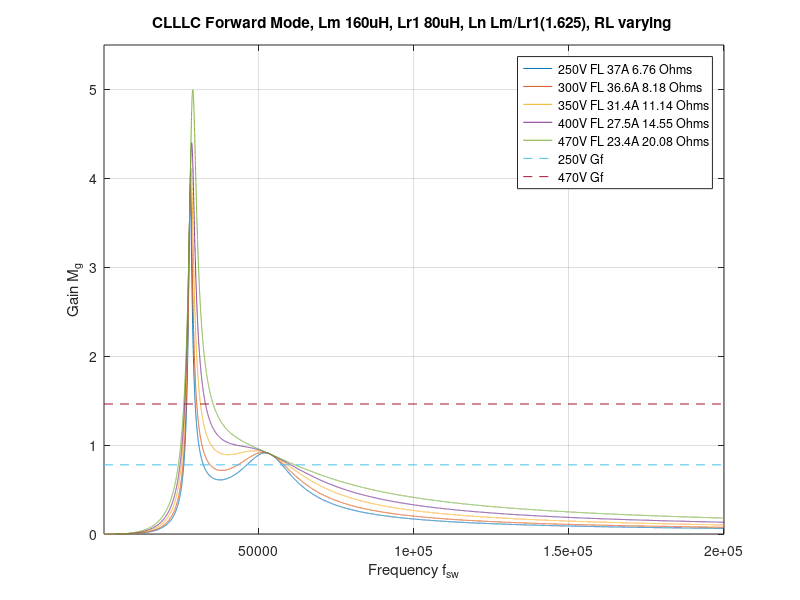

MATLAB code for this plot:
% CLLLC Design, regulation and protection dimensioning
% Author: Dr. Lim Shu Fan
% First created: 01.04.2022
% Last modified: 25.01.2023
% Revision: 2.0
% Descriptions:
% 0.1: First design attempt to match with implementation 
% 2.0: Designing Attempt for New Transformer

clear;
%%%%%%%%%%%%%%%% 1. Define System specification %%%%%%%%%%%%%%%%%%%%
%System pParameters
Vin_Min = 750; %min input voltage of LLC
Vin_Max = 750; %max input voltage of LLC 

Vout_Min = 250; % Minimum output voltage 
Vout_Max = 470; % Maximum output voltage 


PWR_MinL_250V = 925;        %10 Load Current 3.7A
PWR_FL_250V = 9250;         %Max Current 37A
PWR_FL_AFT300V = 11000;     %Max Power 11KW

%Tank Parameters
n_CLLC = 21/9;

%magnetizing inductance
Lm = 130*10^-6;

%Primary Tank Values
Lrp = 80 * 10^-6;
Crp = 135 * 10^-9;

%Secondary Tank Values
Lrs = 38 * 10^-6;
Crs = 220 * 10^-9;

Lrs_dash = Lrs * (n_CLLC * n_CLLC);
Crs_dash = Crs / (n_CLLC * n_CLLC);

%Plot Parameter Calculations
RL_at_250V_FL = (250 * 250)/ PWR_FL_250V;       % 250V FL 37A 6.76 Ohms
RL_at_300V_FL = (300 * 300)/ PWR_FL_AFT300V;    % 300V FL 36.6A 8.18 Ohms
RL_at_350V_FL = (350 * 350)/ PWR_FL_AFT300V;    % 350V FL 31.4A 11.14 Ohms
RL_at_400V_FL = (400 * 400)/ PWR_FL_AFT300V;    % 400V FL 27.5A 14.55 Ohms
RL_at_470V_FL = (470 * 470)/ PWR_FL_AFT300V;    % 470V FL 23.4A 20.08 Ohms
RL_at_250V_MinL = (250 * 250)/ PWR_MinL_250V;   % 250V 10% 3.7A 67.57 Ohms

Gain_Vmin = n_CLLC * Vout_Min / Vin_Max;   % minimum voltage gain at VinLLC_max
Gain_Vmax = n_CLLC * Vout_Max / Vin_Min;   % maximum voltage gain at VinLLC_min

%Plot Parameters 
fsw = [1:10:200000];
%RL = [RL_at_250V_FL, RL_at_300V_FL, RL_at_350V_FL, RL_at_400V_FL, RL_at_470V_FL, RL_at_250V_MinL];
RL = [RL_at_250V_FL, RL_at_300V_FL, RL_at_350V_FL, RL_at_400V_FL, RL_at_470V_FL];

no_fsw = length(fsw);
no_RL = length(RL);

%%%%%%%%%%%%%%%% 2. Plot Forward mode Gain Curves %%%%%%%%%%%%%%%%%%%%
%Plot LLC Gain Curves @ Different Operating points
figure(1);
for p=1:1:no_RL
    for j=1:1:no_fsw
      Zm = complex(0, 2*pi*fsw(j)*Lm);

      Zrp = (1 / complex(0, 2*pi*fsw(j)*Crp)) + complex(0, 2*pi*fsw(j)*Lrp);

      Zrs_dash = (1 / complex(0, 2*pi*fsw(j)*Crs_dash)) + complex(0, 2*pi*fsw(j)*Lrs_dash); %Zrs'
     
      RL_dash = RL(p) * n_CLLC * n_CLLC * (8 / (pi * pi));

      Zx = (Zm * (Zrs_dash + RL_dash)) / (Zm + Zrs_dash + RL_dash); %Zm||(Zrs'+RL')
 
      Mag(j) = abs((Zx * RL_dash / ((Zrp + Zx) * (Zrs_dash + RL_dash))));

    end
    plot(fsw,Mag);
    hold on;
end

%Plot Min & Max Voltage Gains
plot([fsw(1) fsw(no_fsw)],[Gain_Vmin Gain_Vmin], "--");
plot([fsw(1) fsw(no_fsw)],[Gain_Vmax Gain_Vmax], "--");

hold off;
grid on;
xlabel('Frequency f_{sw}');
ylabel('Gain M_g');
xlim([1 200000]);
ylim([0 5.5]);
title('CLLLC Forward Mode, Lm 160uH, Lr1 80uH, Ln Lm/Lr1(1.625), RL varying ');
%legend('250V FL 37A 6.76 Ohms','300V FL 36.6A 8.18 Ohms','350V FL 31.4A 11.14 Ohms', '400V FL 27.5A 14.55 Ohms','470V FL 23.4A 20.08 Ohms','250V 10% 3.7A 67.57 Ohms', '250V Gf','470V Gf');
legend('250V FL 37A 6.76 Ohms','300V FL 36.6A 8.18 Ohms','350V FL 31.4A 11.14 Ohms', '400V FL 27.5A 14.55 Ohms','470V FL 23.4A 20.08 Ohms', '250V Gf','470V Gf');










% % CLLLC reverse gain curve (verify)
% Mg_Rmin=VinLLC_Fmin/(n_CLLC*Vo_Fmax); % minimum voltage gain at VinLLC_min
% Mg_Rmax=VinLLC_Fmax/(n_CLLC*Vo_Fmin); % maximum voltage gain at VinLLC_max
% %Mg_Rmin=Vo_R/VinLLC_R; % minimum voltage gain at VinLLC_max
% %Mg_Rmax=Vo_R/VinLLC_R; % maximum voltage gain at VinLLC_min
% 
% %RL=[50:5:60];
% RL=[58.18, 69.19, 72.73];
% 
% no_RL=length(RL);
% 
% figure(2);
% for p=1:1:no_RL
%     for j=1:1:no_fsw
%       %Zm
%       Zm=complex(0, 2*pi*fsw(j)*Lm);
%       %Zrp
%       Zrp=(1/complex(0,2*pi*fsw(j)*Crp))+complex(0, 2*pi*fsw(j)*Lrp);
%       Zrs_dash=(1/complex(0,2*pi*fsw(j)*Crs_dash))+ complex(0, 2*pi*fsw(j)*Lrs_dash); %Zrs'
%       RL_dash=RL(p)*(8/(pi*pi));
%       Zx=(Zm*(Zrp+RL_dash))/(Zm+Zrp+RL_dash); %Zm||(Zrp+RL)
%       %Mg(j)=abs((n_CLLC)*(Zx*RL_dash / ((Zrs_dash+Zx)*(Zrp+RL_dash))));
%       Mg(j)=abs((Zx*RL_dash / ((Zrs_dash+Zx)*(Zrp+RL_dash))));
% 
%     end
%     plot(fsw,Mg);
%     hold on;
% end
% 
% plot([fsw(1) fsw(no_fsw)],[Mg_Rmax Mg_Rmax], "--");
% plot([fsw(1) fsw(no_fsw)],[Mg_Rmin Mg_Rmin], "--");
% hold off;
% grid on;
% xlabel('Frequency f_{sw}');
% ylabel('Gain M_g');
% xlim([1 200000]);
% ylim([0 1.5]);
% title('RCM CLLLC, Lm 160uH, Ln 4.44, RL varying ');
% legend('800V 100% load at 298-470Vin', '800V max load at 250Vin', '800V 80% load at 250Vin','250V Gr','470V Gr');

